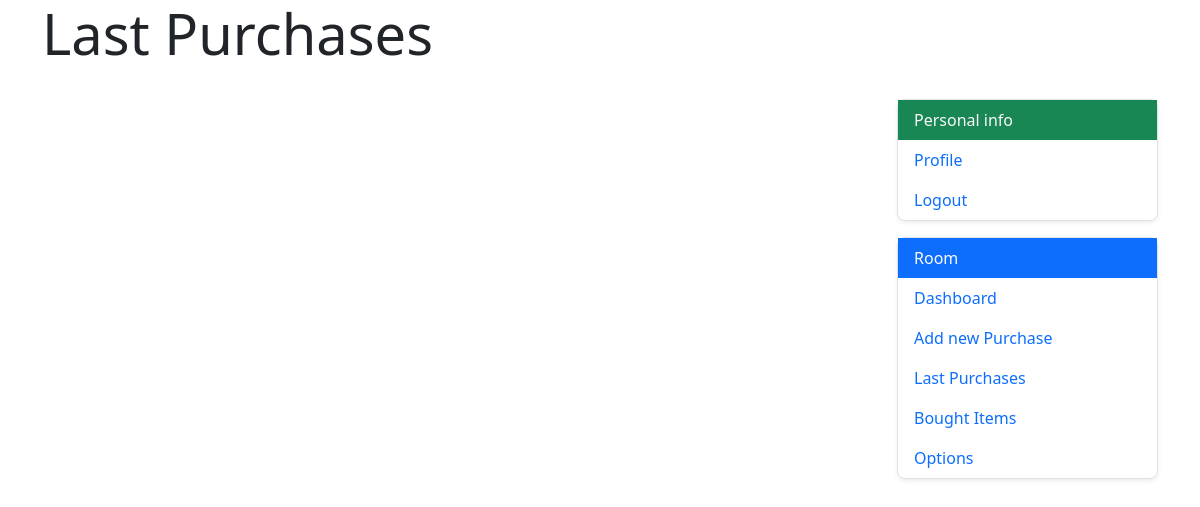
The page /room/purchase_list/13/ (signed in) on the database as committed earlier.
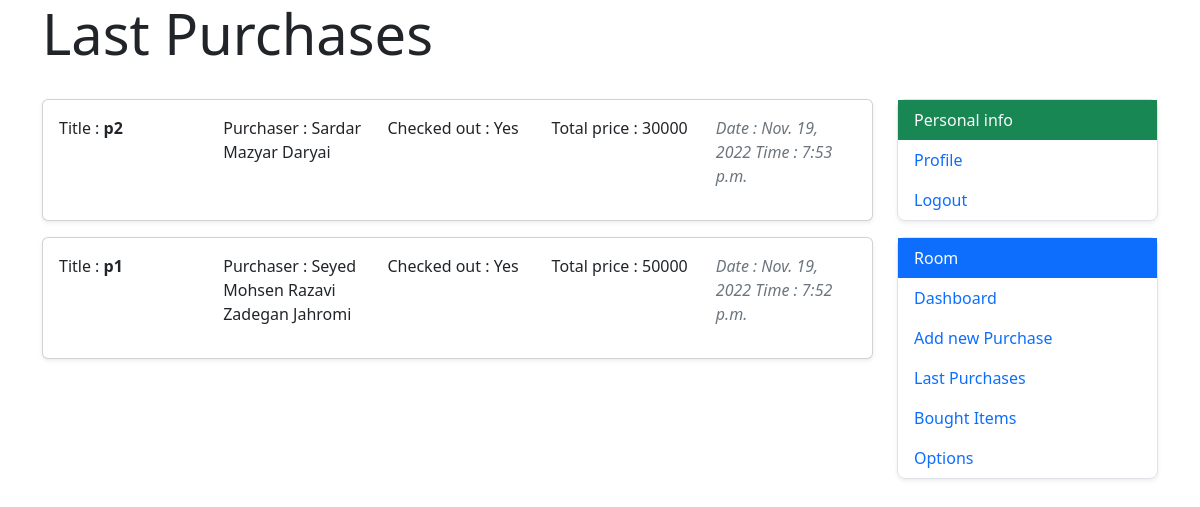
The same page on the database as committed later.
### rooms/models.py (models this page shows, shortened)
class Purchase(models.Model):
    title = models.CharField(max_length=250, blank=True)
    created_at = models.DateTimeField(auto_now_add=True)
    purchaser = models.ForeignKey(get_user_model(), related_name='purchase', on_delete=models.CASCADE, blank=False)
    items = models.ManyToManyField(Item, related_name='cart')
    member = models.ManyToManyField(get_user_model(), related_name='shared_purchase', blank=True)
    is_payed = models.BooleanField(default=False)
    room = models.ForeignKey(Room, on_delete=models.CASCADE, related_name='purchases', null=True)
    sum = models.PositiveIntegerField(null=True)

### users/models.py (models this page shows, shortened)
class CustomUser(AbstractUser):
    has_room = models.BooleanField(default=False)
    full_name = models.CharField(max_length=35, blank=True, null=True, default='')
    phone_number = PhoneNumberField(blank=True, null=True, default='')
    money = models.IntegerField(blank=True, null=True, default=0)
    def __str__(self):
        if self.full_name:
            return self.full_name
        return self.username

### rooms/views.py (the view)
# urls.py: path('purchase_list/<int:pk>/', views.purchase_list_view, name='purchase_list'),
@login_required
def purchase_list_view(request, pk):
    room = Room.objects.get(pk=pk)
    purchases = Purchase.objects.filter(room=room).order_by('-created_at')
    context = {
        'room_obj': room,
        'purchases': purchases,
    }
    return render(request, 'rooms/purchase_list.html', context=context)

### rooms/templates/rooms/purchase_list.html (shortened to what this page needs)
{% extends '_base.html' %}
{% block page-content %}
    <div class="container">
        <p class="display-4">Last Purchases</p>
        <div class="row">
            <div class="col-9">
                {% for purchase in purchases %}
                    <div class="card my-3 shadow-sm" data-bs-toggle="collapse"
                         data-bs-target="#PurchaseDetail{{ forloop.counter }}"
                         aria-expanded="false" aria-controls="PurchaseDetail{{ forloop.counter }}">
                        <div class="card-body">
                            <div class="row">
                                <div class="col"><p class="text fw-normal" style="display: inline;">Title : </p>
                                    <p class="text fw-semibold" style="display: inline;">{{ purchase.title }}</p></div>
                                <div class="col">
                                    <p class="text fw-normal" style="display: inline;">Purchaser : </p>
                                    <p class="text" style="display: inline;">{{ purchase.purchaser }}</p>
                                </div>
                                <div class="col">
                                    <p class="text fw-normal" style="display: inline;">Checked out : </p>
                                    <p class="text fw-normal" style="display: inline;">{% if purchase.is_payed %}
                                        Yes{% else %}No{% endif %}</p>
                                </div>
                                <div class="col"><p class="text">Total price : {{ purchase.sum }}</p></div>
                                <div class="col"><p class="text-muted fst-italic fw-light">Date
                                    : {{ purchase.created_at.date }} Time : {{ purchase.created_at.time }}</p></div>
                            </div>
                        </div>
                    </div>
                {% endfor %}
            </div>
            <div class="col-3">
                {% include 'rooms/right_panel.html' with room=room_obj %}
            </div>
        </div>
    </div>
{% endblock %}

Rows that differ between the two databases and show on the page:
added Purchase: title "p2", purchaser "Sardar Mazyar Daryai", is_payed "Yes", sum "30000", created_at "Nov. 19, 2022", created_at.time "7:53 p.m."
added Purchase: title "p1", purchaser "Seyed Mohsen Razavi Zadegan Jahromi", is_payed "Yes", sum "50000", created_at "Nov. 19, 2022", created_at.time "7:52 p.m."
